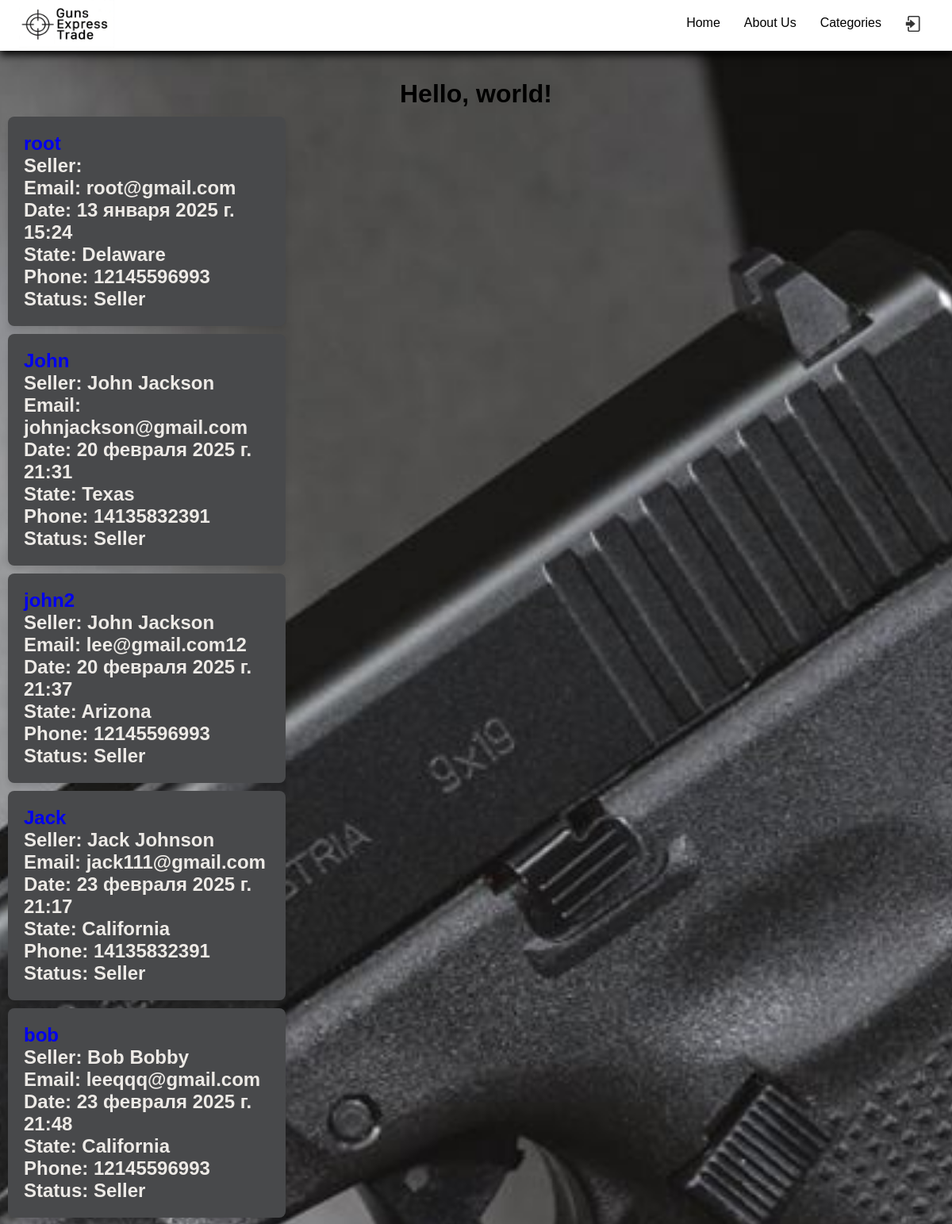
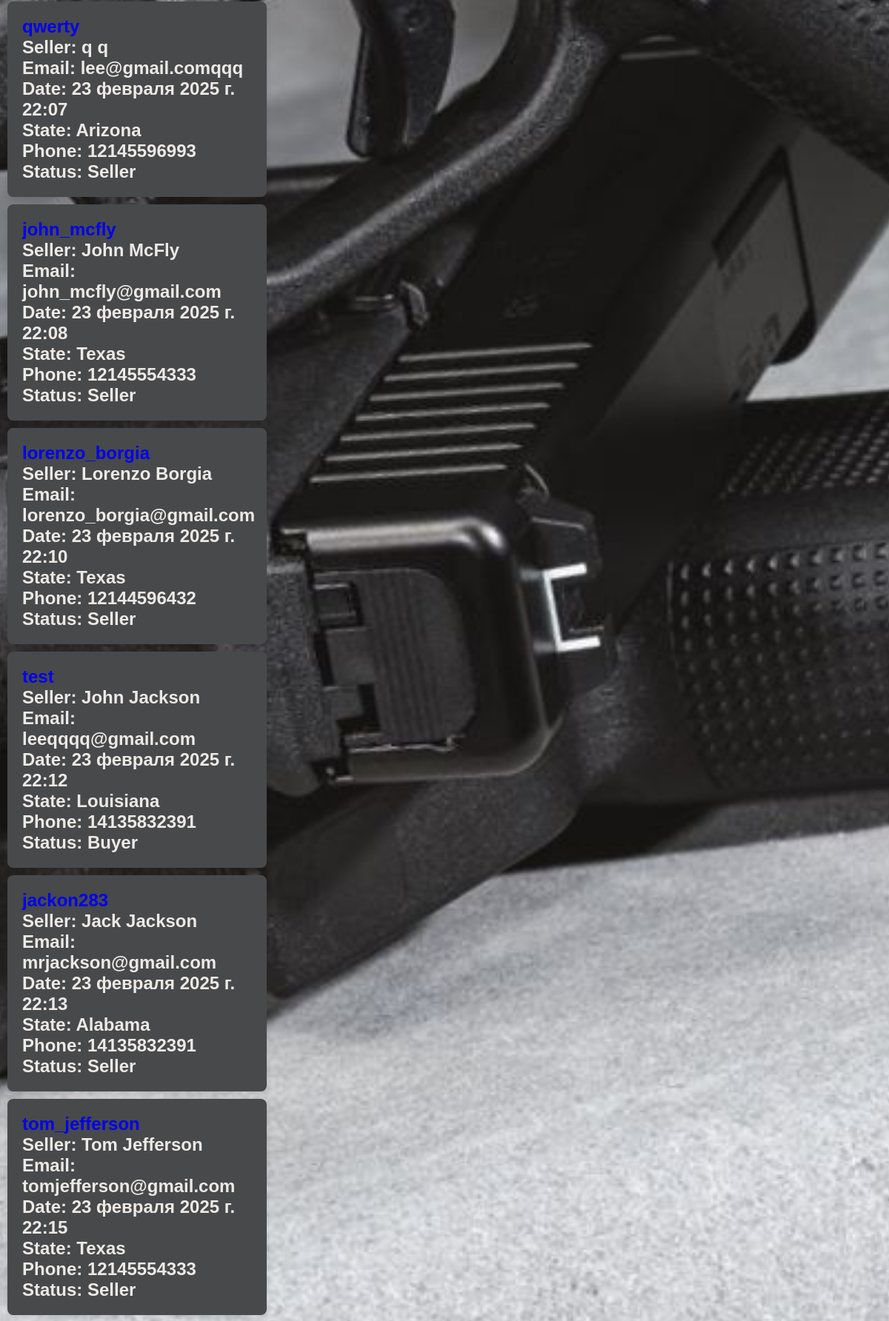
/users/ (upper part), run on the app's committed database (2 pictures, top to bottom).
### users/models.py (models this page shows, shortened)
class Profile(models.Model):
    STATES = [
        ('Alabama', 'Alabama'),
        ('Alaska', 'Alaska'),
        ('Arizona', 'Arizona'),
        ('Arkansas', 'Arkansas'),
        ('California', 'California'),
        ('Colorado', 'Colorado'),
        ('Connecticut', 'Connecticut'),
        ('Delaware', 'Delaware'),
        ('Florida', 'Florida'),
        ('Georgia', 'Georgia'),
        ('Hawaii', 'Hawaii'),
        ('Idaho', 'Idaho'),
        ('Illinois', 'Illinois'),
        ('Indiana', 'Indiana'),
        ('Iowa', 'Iowa'),
        ('Kansas', 'Kansas'),
        ('Kentucky', 'Kentucky'),
        ('Louisiana', 'Louisiana'),
        ('Maine', 'Maine'),
        ('Maryland', 'Maryland'),
        ('Massachusetts', 'Massachusetts'),
        ('Michigan', 'Michigan'),
        ('Minnesota', 'Minnesota'),
        ('Mississippi', 'Mississippi'),
        ('Missouri', 'Missouri'),
        ('Montana', 'Montana'),
        ('Nebraska', 'Nebraska'),
        ('Nevada', 'Nevada'),
        ('New Hampshire', 'New Hampshire'),
        ('New Jersey', 'New Jersey'),
        ('New Mexico', 'New Mexico'),
        ('New York', 'New York'),
        ('North Carolina', 'North Carolina'),
        ('North Dakota', 'North Dakota'),
        ('Ohio', 'Ohio'),
        ('Oklahoma', 'Oklahoma'),
        ('Oregon', 'Oregon'),
        ('Pennsylvania', 'Pennsylvania'),
        ('Rhode Island', 'Rhode Island'),
        ('South Carolina', 'South Carolina'),
        ('South Dakota', 'South Dakota'),
        ('Tennessee', 'Tennessee'),
        ('Texas', 'Texas'),
        ('Utah', 'Utah'),
        ('Vermont', 'Vermont'),
        ('Virginia', 'Virginia'),
        ('Washington', 'Washington'),
        ('West Virginia', 'West Virginia'),
        ('Wisconsin', 'Wisconsin'),
        ('Wyoming', 'Wyoming'),
    ]
    user = models.OneToOneField(User, on_delete=models.CASCADE)
    avatar = models.ImageField(upload_to='profile/%Y/%m/%d/', null=True, default='avatar.png')
    slug = models.SlugField(unique=True, blank=True)
    phone_number = models.CharField(max_length=15, null=True)
    state = models.CharField(choices=STATES, max_length=36, null=True)
    status = models.CharField(choices=[('Buyer', 'Buyer'), ('Seller', 'Seller')], default='Buyer', max_length=36, null=True)

### users/views.py (the view)
# urls.py: path('users/', UsersView.as_view(), name='users'),
class UsersView(ListView):
    model = Profile
    template_name = 'users.html'
    context_object_name = 'profiles'

### users/templates/users.html (shortened to what this page needs)
{% extends 'base.html' %}
{% block content %}
    <h1 style="text-align: center; margin-top: 100px;">Hello, world!</h1>
    {% for user in profiles %}
        <div class="profile-card">
            <h2><b><a href="{% url 'profile' slug=user.user.username %}">{{ user.user.username }}</a></b></h2>
            <h2><b>Seller: </b>{{ user.user.first_name }} {{ user.user.last_name }}</h2>
            <h2><b>Email: </b>{{ user.user.email }}</h2>
            <h2><b>Date: </b>{{ user.user.date_joined }}</h2>
            <h2><b>State: </b>{{ user.state }}</h2>
            <h2><b>Phone: </b>{{ user.phone_number }}</h2>
            <h2><b>Status: </b>{{ user.status }}</h2>
        </div>
    {% endfor %}
{% endblock %}

### static/css/styles.css (style rules this page uses)
* { margin: 0; padding: 0; box-sizing: border-box; font-family: sans-serif; list-style: none; text-decoration: none; }
body { height: 100vh; background: url(download.jpg) no-repeat; background-size: cover; background-position: center; }
.pistols, .rifles, .shotguns h1, h2 { color: rgb(237, 234, 230); }
.profile-card { background-color: rgb(72, 73, 75); border-radius: 8px; box-shadow: 0 4px 8px rgba(0, 0, 0, 0.1); overflow: hidden; width: 100%; max-width: 350px; margin: 10px; padding: 20px; transition: transform 0.3s ease; }

### data on the page
Profile: user.username "root", user.email "root@gmail.com", user.date_joined "13 января 2025 г. 15:24", state "Delaware", phone_number "12145596993", status "Seller"
Profile: user.username "John", user.first_name "John", user.last_name "Jackson", user.email "johnjackson@gmail.com", user.date_joined "20 февраля 2025 г. 21:31", state "Texas", phone_number "14135832391", status "Seller"
Profile: user.username "john2", user.first_name "John", user.last_name "Jackson", user.email "lee@gmail.com12", user.date_joined "20 февраля 2025 г. 21:37", state "Arizona", phone_number "12145596993", status "Seller"
Profile: user.username "Jack", user.first_name "Jack", user.last_name "Johnson", user.email "jack111@gmail.com", user.date_joined "23 февраля 2025 г. 21:17", state "California", phone_number "14135832391", status "Seller"
Profile: user.username "bob", user.first_name "Bob", user.last_name "Bobby", user.email "leeqqq@gmail.com", user.date_joined "23 февраля 2025 г. 21:48", state "California", phone_number "12145596993", status "Seller"
Profile: user.username "qwerty", user.first_name "q", user.last_name "q", user.email "lee@gmail.comqqq", user.date_joined "23 февраля 2025 г. 22:07", state "Arizona", phone_number "12145596993", status "Seller"
Profile: user.username "john_mcfly", user.first_name "John", user.last_name "McFly", user.email "john_mcfly@gmail.com", user.date_joined "23 февраля 2025 г. 22:08", state "Texas", phone_number "12145554333", status "Seller"
Profile: user.username "lorenzo_borgia", user.first_name "Lorenzo", user.last_name "Borgia", user.email "lorenzo_borgia@gmail.com", user.date_joined "23 февраля 2025 г. 22:10", state "Texas", phone_number "12144596432", status "Seller"
Profile: user.username "test", user.first_name "John", user.last_name "Jackson", user.email "leeqqqq@gmail.com", user.date_joined "23 февраля 2025 г. 22:12", state "Louisiana", phone_number "14135832391", status "Buyer"
Profile: user.username "jackon283", user.first_name "Jack", user.last_name "Jackson", user.email "mrjackson@gmail.com", user.date_joined "23 февраля 2025 г. 22:13", state "Alabama", phone_number "14135832391", status "Seller"
Profile: user.username "tom_jefferson", user.first_name "Tom", user.last_name "Jefferson", user.email "tomjefferson@gmail.com", user.date_joined "23 февраля 2025 г. 22:15", state "Texas", phone_number "12145554333", status "Seller"
